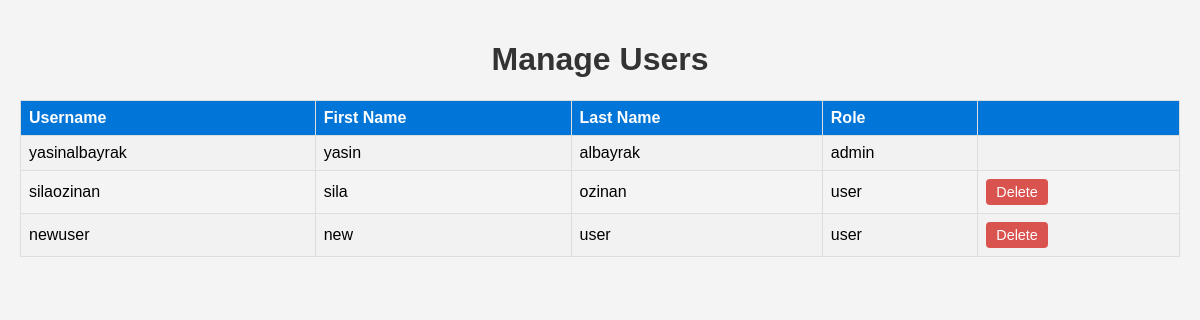
The page /manage-users/ (signed in) on the database as committed earlier.
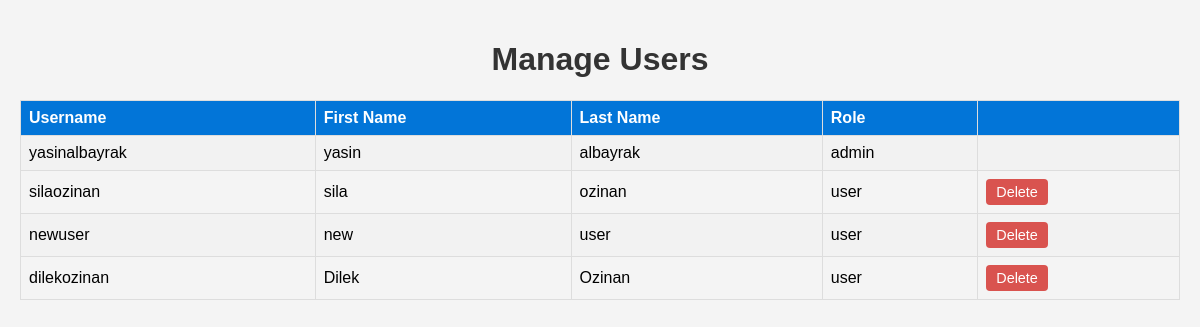
The same page on the database as committed later.
### russianNews/models.py (models this page shows, shortened)
class User(AbstractBaseUser, PermissionsMixin):
    ADMIN = 'admin'
    USER = 'user'
    ROLE_CHOICES = [
        (ADMIN, 'Admin'),
        (USER, 'User'),
    ]
    firstname = models.CharField(max_length=100)
    lastname = models.CharField(max_length=100)
    username = models.CharField(max_length=100, unique=True)
    password = models.CharField(max_length=100)
    role = models.CharField(max_length=10, choices=ROLE_CHOICES, default=USER)
    is_active = models.BooleanField(default=True)
    is_staff = models.BooleanField(default=False)
    objects = UserManager()
    USERNAME_FIELD = 'username'
    REQUIRED_FIELDS = []
    groups = models.ManyToManyField(
        'auth.Group',
        verbose_name='groups',
        blank=True,
        related_name="user_set_custom",  # Custom related_name
        help_text='The groups this user belongs to. A user will get all permissions granted to each of their groups.',
    )
    user_permissions = models.ManyToManyField(
        'auth.Permission',
        verbose_name='user permissions',
        blank=True,
        related_name="user_set_custom",  # Custom related_name
        help_text='Specific permissions for this user.',
    )
    class Meta:
        verbose_name = 'user'
        verbose_name_plural = 'users'

### russianNews/views.py (the view, shortened to what this page needs)
# urls.py: path('manage-users/', views.manage_users, name='manage_users'),
@login_required
@user_passes_test(lambda u: u.is_staff)
def manage_users(request):
    users = User.objects.all()
    return render(request, 'manage_users.html', {'users': users})

### russianNews/templates/manage_users.html (shortened to what this page needs)
{% load i18n %}
<!DOCTYPE html>
<html lang="en">
<head>
</head>
<body>
    <h1>{% trans 'Manage Users' %} </h1>
    <table>
        <tr>
            <th>{% trans 'Username' %} </th>
            <th>{% trans 'First Name' %}</th>
            <th>{% trans 'Last Name' %}</th>
            <th>{% trans 'Role' %}</th>
            <th></th>
        </tr>
        {% for user in users %}
        <tr>
            <td>{{ user.username }}</td>
            <td>{{ user.firstname }}</td>
            <td>{{ user.lastname }}</td>
            <td>{{ user.role }}</td>
            <td>
                {% if user.role == "user" %}
                    <form method="post" class="form-delete">
                        <button type="submit" name="delete_user" value="{{ user.id }}">{% trans 'Delete' %}</button>
                    </form>
                {% endif %}
            </td>
        </tr>
        {% endfor %}
    </table>
</body>
</html>

Rows that differ between the two databases and show on the page:
added User: username "dilekozinan", firstname "Dilek", lastname "Ozinan", role "user", {{ user.id }} 15 (drawn)
